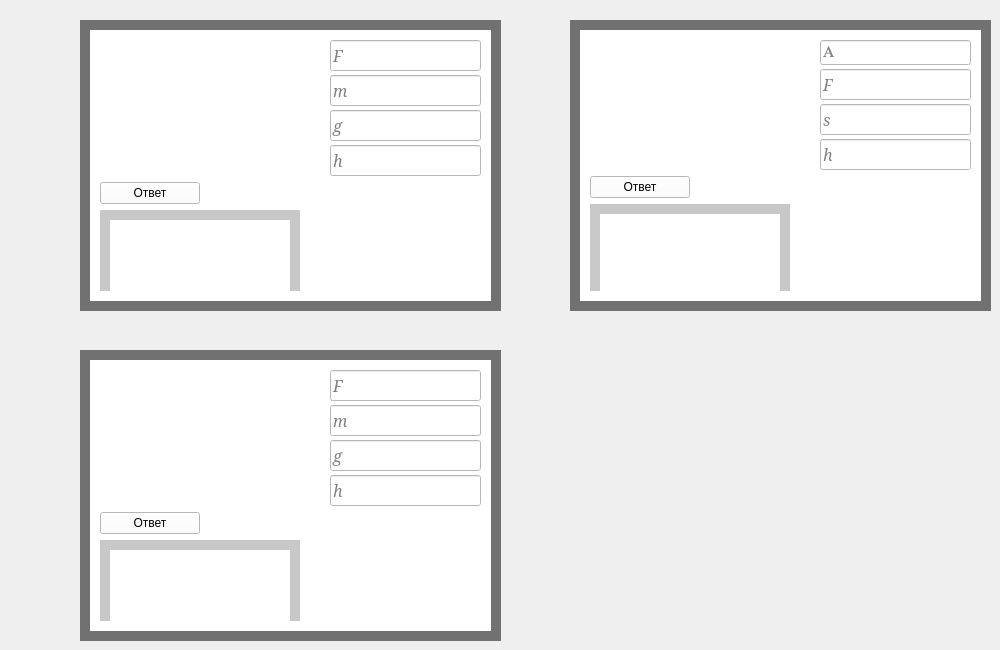
    <widget class="QWidget" name="tab_4">
     <attribute name="title">
      <string>Энергия</string>
     </attribute>
     <widget class="QWidget" name="widget_25" native="true">
      <property name="geometry">
       <rect>
        <x>80</x>
        <y>20</y>
        <width>421</width>
        <height>291</height>
       </rect>
      </property>
      <property name="styleSheet">
       <string notr="true">background-color: rgb(0, 0, 0);
background-color: rgb(113, 113, 113);</string>
      </property>
      <widget class="QWidget" name="widget_26" native="true">
       <property name="geometry">
        <rect>
         <x>10</x>
         <y>10</y>
         <width>401</width>
         <height>271</height>
        </rect>
       </property>
       <property name="styleSheet">
        <string notr="true">background-color: rgb(255, 255, 255);</string>
       </property>
       <widget class="QWidget" name="verticalLayoutWidget_30">
        <property name="geometry">
         <rect>
          <x>10</x>
          <y>0</y>
          <width>381</width>
          <height>271</height>
         </rect>
        </property>
        <layout class="QVBoxLayout" name="verticalLayout_37">
         <property name="topMargin">
          <number>10</number>
         </property>
         <property name="bottomMargin">
          <number>10</number>
         </property>
         <item>
          <layout class="QHBoxLayout" name="horizontalLayout_21">
           <property name="spacing">
            <number>50</number>
           </property>
           <item>
            <widget class="QLabel" name="label_41">
             <property name="minimumSize">
              <size>
               <width>180</width>
               <height>0</height>
              </size>
             </property>
             <property name="styleSheet">
              <string notr="true">background-color: rgb(255, 255, 255);</string>
             </property>
             <property name="text">
              <string/>
             </property>
             <property name="pixmap">
              <pixmap>D:/Downloads/Закон сохранения механической энергpdf (1).png</pixmap>
             </property>
            </widget>
           </item>
           <item>
            <layout class="QVBoxLayout" name="verticalLayout_38">
             <property name="spacing">
              <number>4</number>
             </property>
             <item>
              <widget class="QLineEdit" name="lineEdit_60">
               <property name="minimumSize">
                <size>
                 <width>0</width>
                 <height>15</height>
                </size>
               </property>
               <property name="font">
                <font>
                 <family>Constantia</family>
                 <pointsize>12</pointsize>
                 <italic>true</italic>
                </font>
               </property>
               <property name="text">
                <string/>
               </property>
               <property name="placeholderText">
                <string>F</string>
               </property>
              </widget>
             </item>
             <item>
              <widget class="QLineEdit" name="lineEdit_61">
               <property name="minimumSize">
                <size>
                 <width>0</width>
                 <height>15</height>
                </size>
               </property>
               <property name="font">
                <font>
                 <family>Constantia</family>
                 <pointsize>12</pointsize>
                 <italic>true</italic>
                </font>
               </property>
               <property name="placeholderText">
                <string>m</string>
               </property>
              </widget>
             </item>
             <item>
              <widget class="QLineEdit" name="lineEdit_62">
               <property name="minimumSize">
                <size>
                 <width>0</width>
                 <height>15</height>
                </size>
               </property>
               <property name="font">
                <font>
                 <family>Constantia</family>
                 <pointsize>12</pointsize>
                 <italic>true</italic>
                </font>
               </property>
               <property name="placeholderText">
                <string>g</string>
               </property>
              </widget>
             </item>
             <item>
              <widget class="QLineEdit" name="lineEdit_63">
               <property name="minimumSize">
                <size>
                 <width>0</width>
                 <height>15</height>
                </size>
               </property>
               <property name="font">
                <font>
                 <family>Constantia</family>
                 <pointsize>12</pointsize>
                 <italic>true</italic>
                </font>
               </property>
               <property name="placeholderText">
                <string>h</string>
               </property>
              </widget>
             </item>
            </layout>
           </item>
          </layout>
         </item>
         <item>
          <widget class="QPushButton" name="pushButton">
           <property name="minimumSize">
            <size>
             <width>100</width>
             <height>0</height>
            </size>
           </property>
           <property name="maximumSize">
            <size>
             <width>100</width>
             <height>16777215</height>
            </size>
           </property>
           <property name="text">
            <string>Ответ</string>
           </property>
          </widget>
         </item>
         <item>
          <widget class="QWidget" name="widget_42" native="true">
           <property name="maximumSize">
            <size>
             <width>200</width>
             <height>120</height>
            </size>
           </property>
           <property name="styleSheet">
            <string notr="true">background-color: rgb(200, 200, 200);</string>
           </property>
           <widget class="QLabel" name="label_12">
            <property name="geometry">
             <rect>
              <x>10</x>
              <y>10</y>
              <width>180</width>
              <height>81</height>
             </rect>
            </property>
            <property name="minimumSize">
             <size>
              <width>180</width>
              <height>0</height>
             </size>
            </property>
            <property name="maximumSize">
             <size>
              <width>180</width>
              <height>16777215</height>
             </size>
            </property>
            <property name="styleSheet">
             <string notr="true">background-color: rgb(255, 255, 255);</string>
            </property>
            <property name="text">
             <string/>
            </property>
           </widget>
          </widget>
         </item>
        </layout>
       </widget>
      </widget>
     </widget>
     <widget class="QWidget" name="widget_27" native="true">
      <property name="geometry">
       <rect>
        <x>80</x>
        <y>350</y>
        <width>421</width>
        <height>291</height>
       </rect>
      </property>
      <property name="styleSheet">
       <string notr="true">background-color: rgb(0, 0, 0);
background-color: rgb(113, 113, 113);</string>
      </property>
      <widget class="QWidget" name="widget_28" native="true">
       <property name="geometry">
        <rect>
         <x>10</x>
         <y>10</y>
         <width>401</width>
         <height>271</height>
        </rect>
       </property>
       <property name="styleSheet">
        <string notr="true">background-color: rgb(255, 255, 255);</string>
       </property>
       <widget class="QWidget" name="verticalLayoutWidget_31">
        <property name="geometry">
         <rect>
          <x>10</x>
          <y>10</y>
          <width>381</width>
          <height>251</height>
         </rect>
        </property>
        <layout class="QVBoxLayout" name="verticalLayout_39">
         <item>
          <layout class="QHBoxLayout" name="horizontalLayout_22">
           <property name="spacing">
            <number>50</number>
           </property>
           <item>
            <widget class="QLabel" name="label_43">
             <property name="minimumSize">
              <size>
               <width>180</width>
               <height>0</height>
              </size>
             </property>
             <property name="styleSheet">
              <string notr="true">background-color: rgb(255, 255, 255);</string>
             </property>
             <property name="text">
              <string/>
             </property>
             <property name="pixmap">
              <pixmap>D:/Downloads/Закон сохранения механической энергии. Упр 22.pdf.png</pixmap>
             </property>
            </widget>
           </item>
           <item>
            <layout class="QVBoxLayout" name="verticalLayout_16">
             <property name="spacing">
              <number>4</number>
             </property>
             <item>
              <widget class="QLineEdit" name="lineEdit_64">
               <property name="minimumSize">
                <size>
                 <width>0</width>
                 <height>15</height>
                </size>
               </property>
               <property name="font">
                <font>
                 <family>Constantia</family>
                 <pointsize>12</pointsize>
                 <italic>true</italic>
                </font>
               </property>
               <property name="text">
                <string/>
               </property>
               <property name="placeholderText">
                <string>F</string>
               </property>
              </widget>
             </item>
             <item>
              <widget class="QLineEdit" name="lineEdit_65">
               <property name="minimumSize">
                <size>
                 <width>0</width>
                 <height>15</height>
                </size>
               </property>
               <property name="font">
                <font>
                 <family>Constantia</family>
                 <pointsize>12</pointsize>
                 <italic>true</italic>
                </font>
               </property>
               <property name="placeholderText">
                <string>m</string>
               </property>
              </widget>
             </item>
             <item>
              <widget class="QLineEdit" name="lineEdit_66">
               <property name="minimumSize">
                <size>
                 <width>0</width>
                 <height>15</height>
                </size>
               </property>
               <property name="font">
                <font>
                 <family>Constantia</family>
                 <pointsize>12</pointsize>
                 <italic>true</italic>
                </font>
               </property>
               <property name="placeholderText">
                <string>g</string>
               </property>
              </widget>
             </item>
             <item>
              <widget class="QLineEdit" name="lineEdit_71">
               <property name="minimumSize">
                <size>
                 <width>0</width>
                 <height>15</height>
                </size>
               </property>
               <property name="font">
                <font>
                 <family>Constantia</family>
                 <pointsize>12</pointsize>
                 <italic>true</italic>
                </font>
               </property>
               <property name="placeholderText">
                <string>h</string>
               </property>
              </widget>
             </item>
            </layout>
           </item>
          </layout>
         </item>
         <item>
          <widget class="QPushButton" name="pushButton_3">
           <property name="minimumSize">
            <size>
             <width>100</width>
             <height>0</height>
            </size>
           </property>
           <property name="maximumSize">
            <size>
             <width>100</width>
             <height>16777215</height>
            </size>
           </property>
           <property name="text">
            <string>Ответ</string>
           </property>
          </widget>
         </item>
         <item>
          <widget class="QWidget" name="widget_43" native="true">
           <property name="maximumSize">
            <size>
             <width>200</width>
             <height>16777215</height>
            </size>
           </property>
           <property name="styleSheet">
            <string notr="true">background-color: rgb(200, 200, 200);</string>
           </property>
           <widget class="QLabel" name="label_13">
            <property name="geometry">
             <rect>
              <x>10</x>
              <y>10</y>
              <width>180</width>
              <height>81</height>
             </rect>
            </property>
            <property name="minimumSize">
             <size>
              <width>180</width>
              <height>0</height>
             </size>
            </property>
            <property name="maximumSize">
             <size>
              <width>180</width>
              <height>16777215</height>
             </size>
            </property>
            <property name="styleSheet">
             <string notr="true">background-color: rgb(255, 255, 255);</string>
            </property>
            <property name="text">
             <string/>
            </property>
           </widget>
          </widget>
         </item>
        </layout>
       </widget>
      </widget>
     </widget>
     <widget class="QWidget" name="widget_29" native="true">
      <property name="geometry">
       <rect>
        <x>570</x>
        <y>20</y>
        <width>421</width>
        <height>291</height>
       </rect>
      </property>
      <property name="styleSheet">
       <string notr="true">background-color: rgb(0, 0, 0);
background-color: rgb(113, 113, 113);</string>
      </property>
      <widget class="QWidget" name="widget_30" native="true">
       <property name="geometry">
        <rect>
         <x>10</x>
         <y>10</y>
         <width>401</width>
         <height>271</height>
        </rect>
       </property>
       <property name="styleSheet">
        <string notr="true">background-color: rgb(255, 255, 255);</string>
       </property>
       <widget class="QWidget" name="verticalLayoutWidget_32">
        <property name="geometry">
         <rect>
          <x>10</x>
          <y>10</y>
          <width>381</width>
          <height>251</height>
         </rect>
        </property>
        <layout class="QVBoxLayout" name="verticalLayout_40">
         <item>
          <layout class="QHBoxLayout" name="horizontalLayout_23">
           <property name="spacing">
            <number>50</number>
           </property>
           <item>
            <widget class="QLabel" name="label_45">
             <property name="minimumSize">
              <size>
               <width>180</width>
               <height>0</height>
              </size>
             </property>
             <property name="styleSheet">
              <string notr="true">background-color: rgb(255, 255, 255);</string>
             </property>
             <property name="text">
              <string/>
             </property>
             <property name="pixmap">
              <pixmap>D:/Downloads/Закон сохранения механической энергии. Упр 22.pdf (1).png</pixmap>
             </property>
            </widget>
           </item>
           <item>
            <layout class="QVBoxLayout" name="verticalLayout_41">
             <property name="spacing">
              <number>4</number>
             </property>
             <item>
              <widget class="QLineEdit" name="lineEdit_67">
               <property name="minimumSize">
                <size>
                 <width>0</width>
                 <height>15</height>
                </size>
               </property>
               <property name="font">
                <font>
                 <family>Symbol</family>
                 <pointsize>12</pointsize>
                 <italic>false</italic>
                </font>
               </property>
               <property name="text">
                <string/>
               </property>
               <property name="placeholderText">
                <string>A</string>
               </property>
              </widget>
             </item>
             <item>
              <widget class="QLineEdit" name="lineEdit_68">
               <property name="minimumSize">
                <size>
                 <width>0</width>
                 <height>15</height>
                </size>
               </property>
               <property name="font">
                <font>
                 <family>Constantia</family>
                 <pointsize>12</pointsize>
                 <italic>true</italic>
                </font>
               </property>
               <property name="placeholderText">
                <string>F</string>
               </property>
              </widget>
             </item>
             <item>
              <widget class="QLineEdit" name="lineEdit_69">
               <property name="minimumSize">
                <size>
                 <width>0</width>
                 <height>15</height>
                </size>
               </property>
               <property name="font">
                <font>
                 <family>Constantia</family>
                 <pointsize>12</pointsize>
                 <italic>true</italic>
                </font>
               </property>
               <property name="placeholderText">
                <string>s</string>
               </property>
              </widget>
             </item>
             <item>
              <widget class="QLineEdit" name="lineEdit_70">
               <property name="minimumSize">
                <size>
                 <width>0</width>
                 <height>15</height>
                </size>
               </property>
               <property name="font">
                <font>
                 <family>Constantia</family>
                 <pointsize>12</pointsize>
                 <italic>true</italic>
                </font>
               </property>
               <property name="placeholderText">
                <string>h</string>
               </property>
              </widget>
             </item>
            </layout>
           </item>
          </layout>
         </item>
         <item>
          <widget class="QPushButton" name="pushButton_2">
           <property name="minimumSize">
            <size>
             <width>100</width>
             <height>0</height>
            </size>
           </property>
           <property name="maximumSize">
            <size>
             <width>100</width>
             <height>16777215</height>
            </size>
           </property>
           <property name="text">
            <string>Ответ</string>
           </property>
          </widget>
         </item>
         <item>
          <widget class="QWidget" name="widget_44" native="true">
           <property name="maximumSize">
            <size>
             <width>200</width>
             <height>16777215</height>
            </size>
           </property>
           <property name="styleSheet">
            <string notr="true">background-color: rgb(200, 200, 200);</string>
           </property>
           <widget class="QLabel" name="label_14">
            <property name="geometry">
             <rect>
              <x>10</x>
              <y>10</y>
              <width>180</width>
              <height>81</height>
             </rect>
            </property>
            <property name="minimumSize">
             <size>
              <width>180</width>
              <height>0</height>
             </size>
            </property>
            <property name="maximumSize">
             <size>
              <width>180</width>
              <height>16777215</height>
             </size>
            </property>
            <property name="styleSheet">
             <string notr="true">background-color: rgb(255, 255, 255);</string>
            </property>
            <property name="text">
             <string/>
            </property>
           </widget>
          </widget>
         </item>
        </layout>
       </widget>
      </widget>
     </widget>
    </widget>
